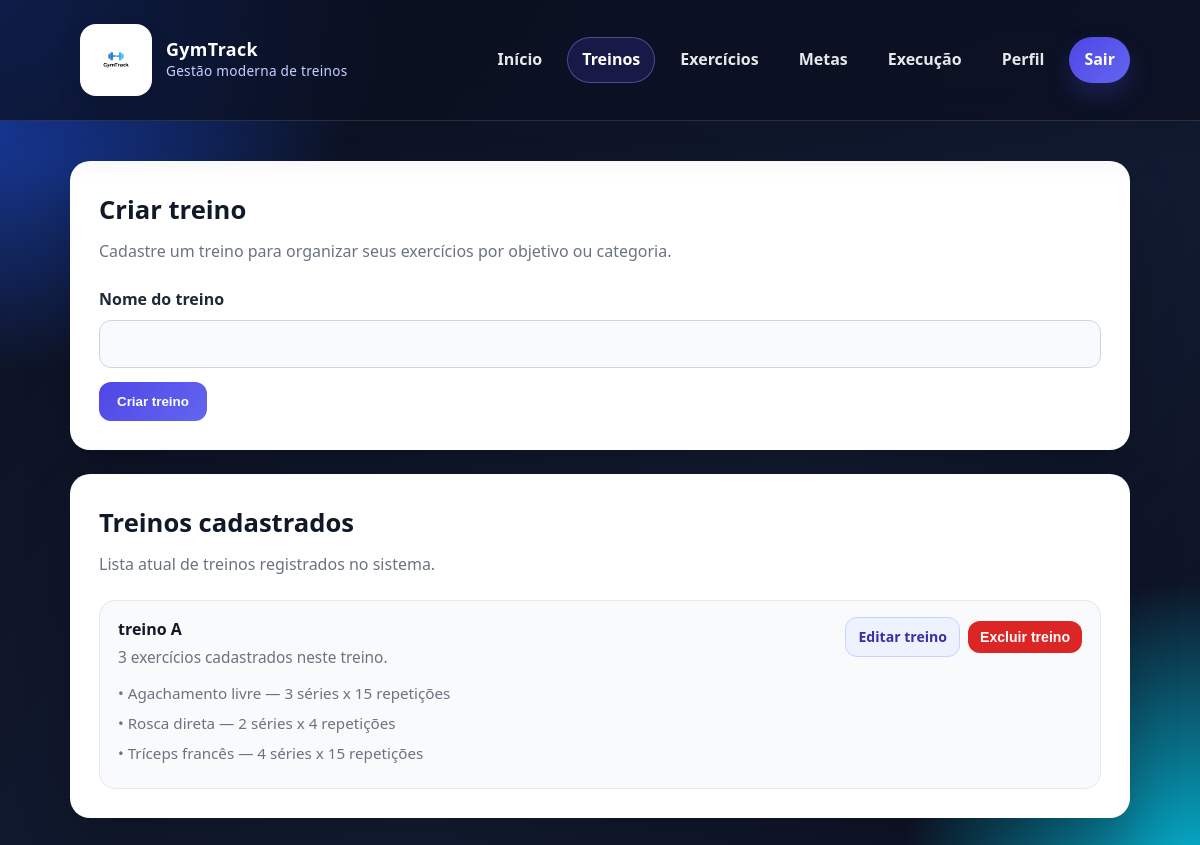
Page /treinos/ (signed in) on the earlier database version.
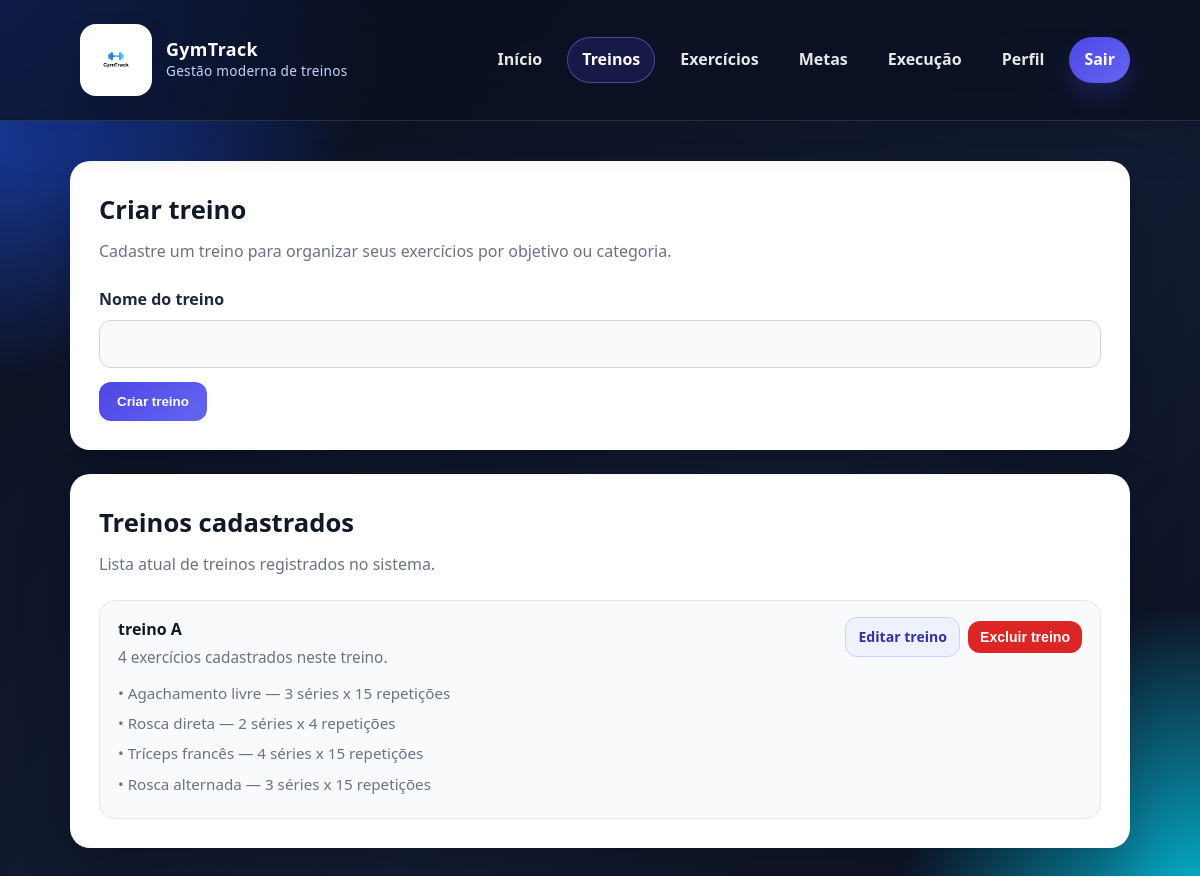
Same page on the later database version.
### core/models.py (models this page shows, shortened)
class Treino(models.Model):
    usuario = models.ForeignKey(User, on_delete=models.CASCADE)
    nome = models.CharField(max_length=100)

class Exercicio(models.Model):
    treino = models.ForeignKey(Treino, on_delete=models.CASCADE, related_name='exercicios')
    exercicio_base = models.ForeignKey(
        ExercicioBase,
        on_delete=models.CASCADE,
        related_name='exercicios_do_sistema',
        null=True,
        blank=True
    )
    nome = models.CharField(max_length=100, blank=True, null=True)
    series = models.PositiveIntegerField()
    repeticoes = models.PositiveIntegerField()

class ExercicioBase(models.Model):
    nome = models.CharField(max_length=100, unique=True)
    grupo_muscular = models.CharField(max_length=50)

### core/views.py (the view)
# urls.py: path('treinos/', views.treinos_view, name='treinos'),
@login_required
def treinos_view(request):
    if request.method == 'POST':
        form = TreinoForm(request.POST)
        if form.is_valid():
            nome_treino = form.cleaned_data['nome'].strip()
            existe = Treino.objects.annotate(
                nome_limpo=Lower(Trim('nome'))
            ).filter(
                usuario=request.user,
                nome_limpo=nome_treino.lower()
            ).exists()
            if existe:
                messages.error(request, 'Você já possui um treino com esse nome.')
            else:
                treino = form.save(commit=False)
                treino.usuario = request.user
                treino.nome = nome_treino
                treino.save()
                messages.success(request, 'Treino criado com sucesso!')
                return redirect('treinos')
    else:
        form = TreinoForm()
    treinos = Treino.objects.filter(
        usuario=request.user
    ).prefetch_related('exercicios__exercicio_base').order_by('-id')
    return render(request, 'core/treinos.html', {
        'form': form,
        'treinos': treinos
    })

### core/forms.py (shortened to what this page needs)
class TreinoForm(forms.ModelForm):
    class Meta:
        model = Treino
        fields = ['nome']
        labels = {
            'nome': 'Nome do treino',
        }

### core/templates/core/treinos.html (shortened to what this page needs)
{% extends 'core/base.html' %}
{% block content %}
<section class="page-grid">
    <div class="content-card">
        <h2 class="section-title">Criar treino</h2>
        <p class="section-subtitle">
            Cadastre um treino para organizar seus exercícios por objetivo ou categoria.
        </p>
        <form method="post">
            <div class="form-grid">
                <div class="form-group full">
                    <label for="{{ form.nome.id_for_label }}">Nome do treino</label>
                    {{ form.nome }}
                </div>
            </div>
            <div class="form-actions">
                <button type="submit" class="btn btn-primary">Criar treino</button>
            </div>
        </form>
    </div>
    <div class="list-card">
        <h3 class="section-title">Treinos cadastrados</h3>
        <p class="section-subtitle">Lista atual de treinos registrados no sistema.</p>
        {% if treinos %}
            <ul class="items-list">
                {% for treino in treinos %}
                    <li class="item">
                        <div>
                            <strong>{{ treino.nome }}</strong>
                            {% if treino.exercicios.count > 0 %}
                                <span>
                                    {{ treino.exercicios.count }} exercício{{ treino.exercicios.count|pluralize }}
                                    cadastrado{{ treino.exercicios.count|pluralize }} neste treino.
                                </span>
                                <div class="exercise-preview-list">
                                    {% for exercicio in treino.exercicios.all %}
                                        <div class="exercise-preview-item">
                                            •
                                            {% if exercicio.exercicio_base %}
                                                {{ exercicio.exercicio_base.nome }}
                                            {% else %}
                                                {{ exercicio.nome }}
                                            {% endif %}
                                            — {{ exercicio.series }} séries x {{ exercicio.repeticoes }} repetições
                                        </div>
                                    {% endfor %}
                                </div>
                            {% else %}
                                <span>Este treino ainda não possui exercícios cadastrados.</span>
                            {% endif %}
                        </div>
                        <div class="treino-actions">
                            <a href="{% url 'editar_treino' treino.id %}" class="btn btn-secondary btn-sm">
                                Editar treino
                            </a>
                            <form method="post"
                                  action="{% url 'excluir_treino' treino.id %}"
                                  onsubmit="return confirm('Tem certeza que deseja excluir este treino? Todos os exercícios vinculados a ele também serão removidos.');">
                                <button type="submit" class="btn btn-danger btn-sm">
                                    Excluir treino
                                </button>
                            </form>
                        </div>
                    </li>
                {% endfor %}
            </ul>
        {% else %}
            <div class="empty-state">
                Nenhum treino cadastrado até o momento.
            </div>
        {% endif %}
    </div>
</section>
{% endblock %}

Differences in the rows shown:
computed for Treino "treino A": exercicios.count "3" → "4"
added Exercicio: exercicio_base.nome "Rosca alternada", series "3", repeticoes "15"
